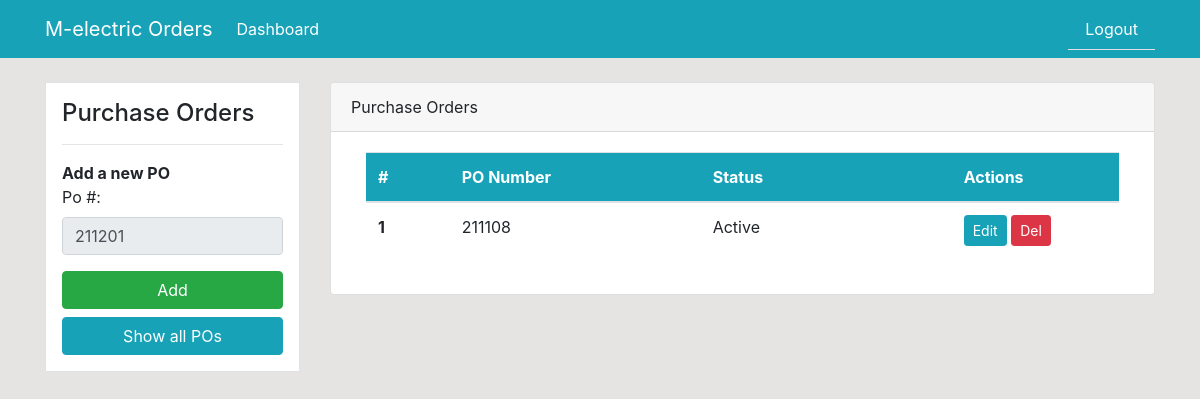
Before: /pos (signed in) with the older database file.
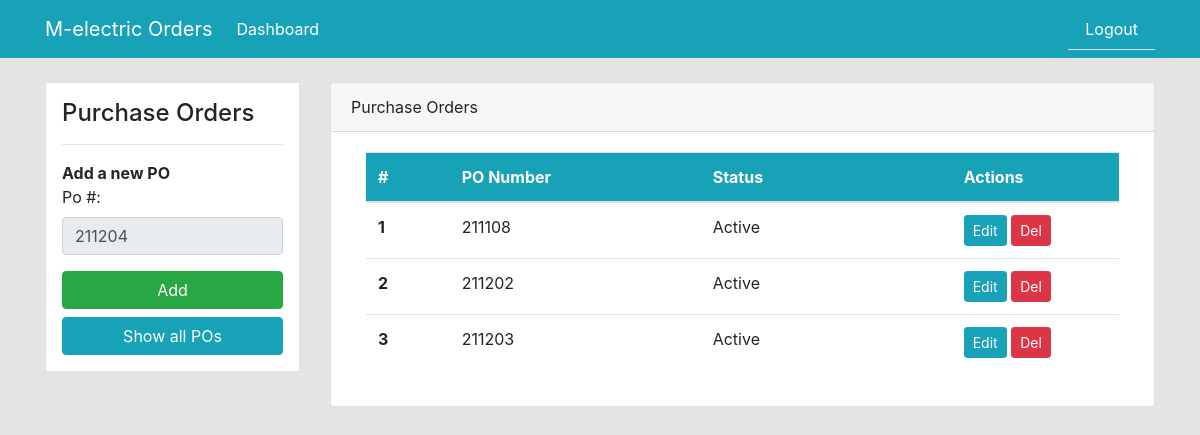
After: the same page with the newer database file.
### dashboard/models.py (models this page shows)
class Po(models.Model):
	po_number = models.PositiveIntegerField(null=True, default=0)
	status = models.CharField('Status', max_length=50, default='Active', null=True, blank=True)
	created = models.DateTimeField(auto_now_add=True)

### dashboard/views.py (the view, shortened to what this page needs)
# urls.py: path('pos', views.pos, name='pos'),
@login_required
def pos(request):
    new_po_number = 0
    """Render all Purchase Orders from DB"""
    pos_list = Po.objects.all()
    year_list = set()
    for po in pos_list:
        last_po = po
        last_po_number = po.po_number
    month_last_po = str(last_po_number)[2:4]
    current_month = datetime.date.today().month
    current_year = int(str(datetime.date.today().year)[2:4])
    if int(month_last_po) == current_month:
        new_po_number = last_po_number + 1
    else:
        if int(month_last_po) <= 11:
            new_po_number = str(current_year) + str(current_month) + '01'
        else:
            new_po_number = str(current_year + 1) + str(current_month) + '01'
    context = {
        'pos_list': pos_list,
        'new_po_number': new_po_number,
    }
    return render(request, 'dashboard/pos.html', context)

### templates/dashboard/pos.html (shortened to what this page needs)
{% extends 'partials/base.html' %}
{% load crispy_forms_tags %}
{% block content %}
<div class="container">
    <div class="row my-4">
        <div class="col-md-3">
            <div class="border bg-white p-3">
                <h4>Purchase Orders</h4>
                <hr>
                <form method="POST">
                    <div class="form-group">
                        <strong>Add a new PO</strong><br>
                        <label for="formGroupExampleInput">Po #:</label>
                        <input type="text" class="form-control" id="validationCustom01" value="{{new_po_number}}" disabled>
                    </div>
                    <input class="btn btn-success btn-block" type="submit" value="Add">
                    <button class="btn btn-info btn-block" type="button" >Show all POs</button>
                </form>
            </div>
        </div>
        <div class="col-md-9">
            <div class="card">
                <div class="card-header">
                    Purchase Orders
                </div>
                <div class="card-body">
                    <div class="col-md-12">
                        <table class="table bg-white">
                            <thead class="bg-info">
                                <tr class="text-white">
                                    <th scope="col" class="col-1" >#</th>
                                    <th scope="col" class="col-3">PO Number</th>
                                    <th scope="col" class="col-3">Status</th>
                                    <th scope="col" class="col-2">Actions</th>
                                </tr>
                            </thead>
                            <tbody>
                                {% for po in pos_list %}
                                <tr>
                                    <th scope="row">{{ forloop.counter }}</th>
                                    <td>{{ po.po_number }}</td>
                                    <td>{{ po.status }}</td>
                                    <td>
                                        <a class="btn btn-info btn-sm" href="{% url 'po-update' po.id %}">Edit</a>
                                        <a class="btn btn-danger btn-sm" href="{% url 'po-delete' po.id %}">Del</a>
                                    </td>
                                </tr>
                                {% endfor %}
                            </tbody>
                        </table>
                    </div>
                </div>
            </div>
        </div>
    </div>
</div>
{% endblock %}

### templates/partials/base.html (shortened to what this page needs)
{% load static %}
<!doctype html>
<html lang="en">
  <head>
    <link rel="stylesheet" href="https://cdn.jsdelivr.net/npm/bootstrap@4.6.0/dist/css/bootstrap.min.css">
    <link rel="stylesheet" href="{% static 'style.css' %}">
  </head>
  <body>
      {% include 'partials/nav.html' %}
      {% block content %}
      {% endblock %}
  </body>
</html>

### templates/partials/nav.html (shortened to what this page needs)
<nav class="navbar navbar-expand-lg navbar-info bg-info">
    <div class="container">
        <a class="navbar-brand text-white" href="{% url 'index' %}">M-electric Orders</a>
        {% if user.is_authenticated %}
        <div class="collapse navbar-collapse" id="navbarSupportedContent">
            <ul class="navbar-nav mr-auto">
                <li class="nav-item active">
                    <a class="nav-link text-white" href="{% url 'index' %}">Dashboard </a>
                </li>
            </ul>
            <ul class="nav nav-tabs nav-fill navbar-default">
                <li class="nav-item">
                    <a class="nav-link text-white" href="{% url 'logout' %}">Logout</a>
                </li>
            </ul>
            {% endif %}
        </div>
    </div>
</nav>

### static/style.css (style rules this page uses)
body { background: rgb(230, 227, 227); }

Changed rows visible on the page:
added Po: po_number "211202", status "Active"
added Po: po_number "211203", status "Active"
Other visible differences:
form field new_po_number: "211201" → "211204"
